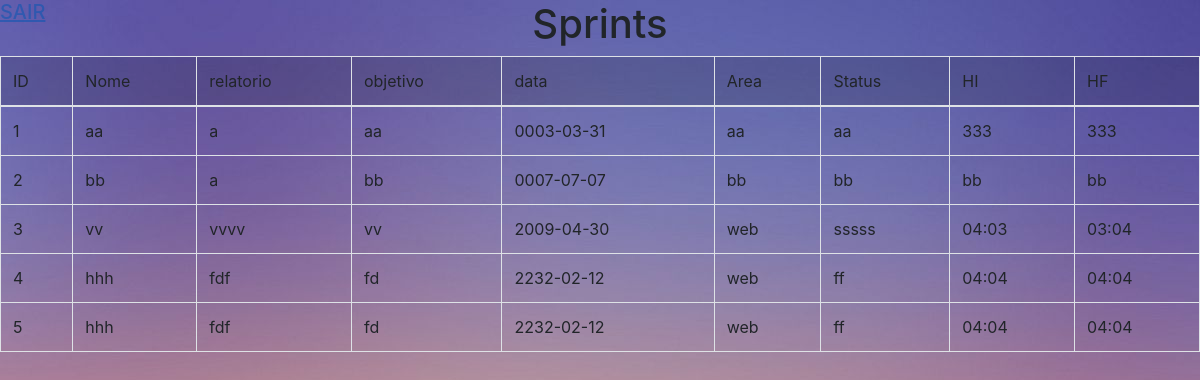
The app's page /lista, older data.
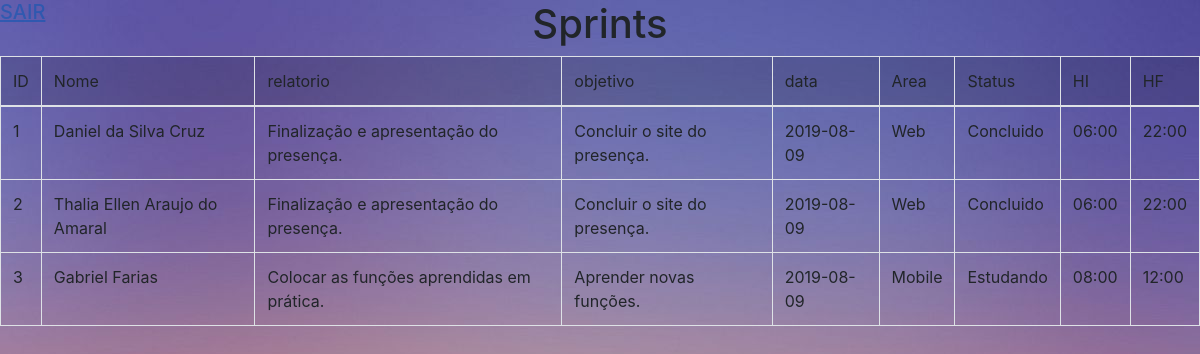
The same page, newer data.
### app/models/table.py (models this page shows, shortened)
class Sprint(db.Model):
    __tablename__ = "sprints"
    id = db.Column(db.Integer, primary_key=True)
    nome = db.Column(db.String)
    relatorio = db.Column(db.String)
    objetivo = db.Column(db.String)
    data = db.Column(db.String)
    area = db.Column(db.String)
    status = db.Column(db.String)
    horario_inicio = db.Column(db.String)
    horario_termino = db.Column(db.String)

### app/controllers/default.py (the view)
@app.route("/lista", methods=["GET","POST"])
def lista():
    r = Sprint.query.all()
    return render_template('lista.html', r=r)

### app/templates/lista.html (shortened to what this page needs)
<!DOCTYPE html>
<html lang="pt">
<head>
<link rel="stylesheet" href="https://stackpath.bootstrapcdn.com/bootstrap/4.1.3/css/bootstrap.min.css">
</head>
<body>
  <div id="sair">
    <a href="{{url_for('logout')}}"><h5>SAIR</h5></a>
  </div>
  <center>
    <h1>Sprints</h1>
  </center>
    <table class="table table-bordered">
  <thead>
    <tr class="table-active">
      <td>ID</td>
      <td>Nome</td>
      <td>relatorio</td>
      <td>objetivo</td>
      <td>data</td>
      <td>Area</td>
      <td>Status</td>
      <td>HI</td>
      <td>HF</td>
    </tr>
  </thead>
  <tbody>
    {% for r in r %}
    <tr>
            <td>{{ r.id}}</td>
            <td>{{ r.nome }}</td>
            <td>{{ r.relatorio}}</td>
            <td>{{ r.objetivo}}</td>
            <td>{{ r.data}}</td>
            <td>{{ r.area}}</td>
            <td>{{ r.status}}</td>
            <td>{{ r.horario_inicio}}</td>
            <td>{{ r.horario_termino}}</td>
        </tr>
    {% endfor %}
  </tbody>
</table>
</body>
</html>

Row changes from the older to the newer data that the page shows:
removed Sprint: id "4", nome "hhh", relatorio "fdf", objetivo "fd", data "2232-02-12", area "web", status "ff", horario_inicio "04:04", horario_termino "04:04"
removed Sprint: id "5", nome "hhh", relatorio "fdf", objetivo "fd", data "2232-02-12", area "web", status "ff", horario_inicio "04:04", horario_termino "04:04"
changed Sprint id 1: nome "aa" → "Daniel da Silva Cruz"; relatorio "a" → "Finalização e apresentação do presença."; objetivo "aa" → "Concluir o site do presença."; data "0003-03-31" → "2019-08-09"; area "aa" → "Web"; status "aa" → "Concluido"; horario_inicio "333" → "06:00"; horario_termino "333" → "22:00"
changed Sprint id 2: nome "bb" → "Thalia Ellen Araujo do Amaral"; relatorio "a" → "Finalização e apresentação do presença."; objetivo "bb" → "Concluir o site do presença."; data "0007-07-07" → "2019-08-09"; area "bb" → "Web"; status "bb" → "Concluido"; horario_inicio "bb" → "06:00"; horario_termino "bb" → "22:00"
changed Sprint id 3: nome "vv" → "Gabriel Farias"; relatorio "vvvv" → "Colocar as funções aprendidas em prática."; objetivo "vv" → "Aprender novas funções."; data "2009-04-30" → "2019-08-09"; area "web" → "Mobile"; status "sssss" → "Estudando"; horario_inicio "04:03" → "08:00"; horario_termino "03:04" → "12:00"
